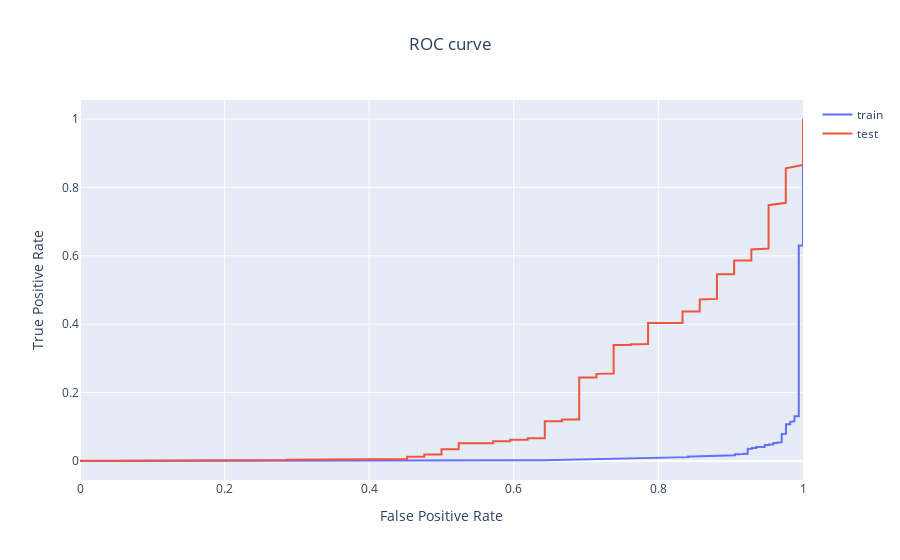

Here is the notebook cell this chart was saved with:
### Markdown cell above
ROC Curves

### Code cell
# Visualize ROC curves
probas_train = gridsearch.predict_proba(X_train)[:,1]
precisions, recalls, thresholds = roc_curve(y_train, probas_train)
fig = go.Figure(
    data = go.Scatter(
        name = 'train',
        x = recalls, 
        y = precisions, 
        mode = 'lines'
    ),
    layout = go.Layout(
        title = go.layout.Title(text = "ROC curve", x = 0.5),
        xaxis = go.layout.XAxis(title = 'False Positive Rate'),
        yaxis = go.layout.YAxis(title = 'True Positive Rate')
    )
)

probas_test = gridsearch.predict_proba(X_test)[:,1]
precisions, recalls, thresholds = roc_curve(y_test, probas_test)
fig.add_trace(go.Scatter(
    name = 'test',
    x = recalls, 
    y = precisions, 
    mode = 'lines'
    )
)
fig.show()

### Figure 1 — Plotly figure (JSON) as saved in the notebook; plotly's stock layout.template omitted (floating-point values rounded to 4 significant figures; data arrays with more than 128 entries replaced by an {"elided": "..."} marker saying what was removed)
{"data": [{"mode": "lines", "name": "train", "type": "scatter", "x": {"elided": "999 float values"}, "y": {"elided": "999 float values"}}, {"mode": "lines", "name": "test", "type": "scatter", "x": {"elided": "252 float values"}, "y": {"elided": "252 float values"}}], "layout": {"title": {"text": "ROC curve", "x": 0.5}, "xaxis": {"title": {"text": "False Positive Rate"}}, "yaxis": {"title": {"text": "True Positive Rate"}}}}
